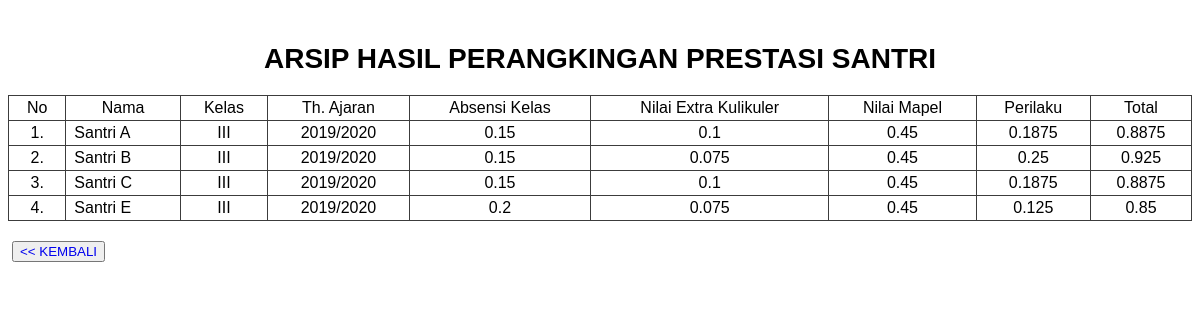
The app's page /arsip.php, older data.
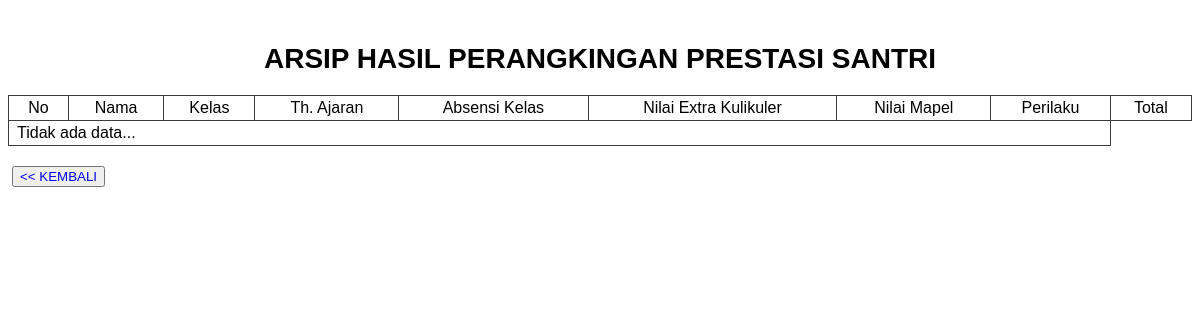
The same page, newer data.
### tables this page shows
CREATE TABLE `tbl_matrik` (
  `id_matrik` int(11) NOT NULL,
  `nik` int(11) NOT NULL,
  `kriteria1_absensi` int(11) NOT NULL,
  `kriteria2_extrakulikuler` int(11) NOT NULL,
  `kriteria3_mapel` float NOT NULL,
  `kriteria4_perilaku` int(11) NOT NULL,
  `status` tinyint(4) NOT NULL DEFAULT 0
);

CREATE TABLE `tbl_santri` (
  `id_santri` int(11) NOT NULL,
  `nik` int(11) NOT NULL,
  `nis` int(11) NOT NULL,
  `nama` varchar(50) NOT NULL,
  `kelas` varchar(5) NOT NULL,
  `th_ajaran` varchar(50) NOT NULL,
  `alamat` varchar(50) NOT NULL,
  `status` tinyint(4) NOT NULL DEFAULT 0
);

### arsip.php (the view, shortened to what this page needs)
<?php
	include("koneksi.php");
	$bobot = array(0.2, 0.1, 0.45, 0.25);
	$crMax = mysqli_query($koneksi, "SELECT
		min(kriteria1_absensi) as minK1,
		max(kriteria2_extrakulikuler) as maxK2,
		max(kriteria3_mapel) as maxK3,
		max(kriteria4_perilaku) as maxK4
		FROM tbl_matrik WHERE status='1'");
	$max = mysqli_fetch_array($crMax);
	function getNama($id){
		include("koneksi.php");
		$q =mysqli_query($koneksi, "SELECT * FROm tbl_santri where nik = '$id' AND status='1'");
		$d = mysqli_fetch_array($q);
		return $d['nama'];
	}
	function getKelas($id){
		include("koneksi.php");
		$k =mysqli_query($koneksi, "SELECT * FROm tbl_santri where nik = '$id' AND status='1'");
		$kls = mysqli_fetch_array($k);
		return $kls['kelas'];
	}
	function getTh_ajaran($id){
		include("koneksi.php");
		$l =mysqli_query($koneksi, "SELECT * FROm tbl_santri where nik='$id' AND status='1'");
		$th = mysqli_fetch_array($l);
		return $th['th_ajaran'];
	}
?>
<html>
<head>
</head>
<body>
	<div id="content" align="center">
		<div class="body">
			<div id="content" align="center">
				<div class="tengah">
				<br>
				<h1> ARSIP HASIL PERANGKINGAN PRESTASI SANTRI</h1>
				<table class='display' cellspacing='0' width='100%'>
					<thead>
						<tr align='center'>
							<td>No</td>
							<td>Nama</td>
							<td>Kelas</td>
							<td>Th. Ajaran</td>
							<td>Absensi Kelas</td>
							<td>Nilai Extra Kulikuler</td>
							<td>Nilai Mapel</td>
							<td>Perilaku</td>
							<td>Total</td>
						</tr>
					</thead>
					<?php
					$sql3 = mysqli_query($koneksi, "SELECT * FROM tbl_matrik where status='1'");
					if(mysqli_num_rows($sql3) == 0){ ?>
						<tr>
							<td colspan="8">Tidak ada data...</td>
						</tr>
					<?php
					}
					else{
						$no = 1;
						while($dt3 = mysqli_fetch_array($sql3)){
							$nilai1 = ($max['minK1']/$dt3['kriteria1_absensi'])*$bobot[0];
							$nilai2 = ($dt3['kriteria2_extrakulikuler']/$max['maxK2'])*$bobot[1];
							$nilai3 = ($dt3['kriteria3_mapel']/$max['maxK3'])*$bobot[2];
							$nilai4 = ($dt3['kriteria4_perilaku']/$max['maxK4'])*$bobot[3];
							$rangking = round(($nilai1 + $nilai2 + $nilai3 + $nilai4), 5); ?>
							<tr>
								<td align='center'><?= $no++; ?>.</td>
								<td><?= getNama($dt3['nik']); ?></td>
								<td align='center'><?= getKelas($dt3['nik']); ?></td>
								<td align='center'><?= getTh_ajaran($dt3['nik']); ?></td>
								<td align='center'><?= round($nilai1, 5); ?></td>
								<td align='center'><?= $nilai2; ?></td>
								<td align='center'><?= round($nilai3, 5); ?></td>
								<td align='center'><?= $nilai4; ?></td>
								<td align='center'><?= $rangking; ?></td>
							</tr>
						<?php
						}
					} ?>
				</table>
				<button style="margin-left: 4px; float: left;"><a href="rangking.php" style="text-decoration-line: none"> << KEMBALI</a></button>
			</div>
			<br><br>
		</div>
	</div>
</body>
</html>

Row changes from the older to the newer data that the page shows:
no longer on this page (row edited): tbl_matrik: nik.nama "Santri A", nik.kelas "III", nik.th_ajaran "2019/2020", nilai1 "0.15", nilai2 "0.1", nilai3 "0.45", nilai4 "0.1875", rangking "0.8875"
no longer on this page (row edited): tbl_matrik: nik.nama "Santri B", nik.kelas "III", nik.th_ajaran "2019/2020", nilai1 "0.15", nilai2 "0.075", nilai3 "0.45", nilai4 "0.25", rangking "0.925"
no longer on this page (row edited): tbl_matrik: nik.nama "Santri C", nik.kelas "III", nik.th_ajaran "2019/2020", nilai1 "0.15", nilai2 "0.1", nilai3 "0.45", nilai4 "0.1875", rangking "0.8875"
no longer on this page (row edited): tbl_matrik: nik.nama "Santri E", nik.kelas "III", nik.th_ajaran "2019/2020", nilai1 "0.2", nilai2 "0.075", nilai3 "0.45", nilai4 "0.125", rangking "0.85"
Text that changed along with them:
text now shown: "Tidak ada data..."
